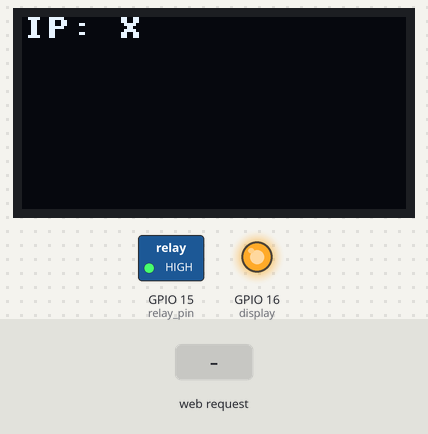
Simulated run of this program. Board: ESP8266 board running MicroPython. Shown: 128×64 one-colour display, switched loads named in the program (green lamp = pin HIGH), output pins drawn as LEDs (lit = HIGH). The inputs (shaded band) are chosen by the test bench. WiFi joins after 1.5 s; library files of the repository ran but are not shown: sh1106.py; what the program prints to the serial console is not drawn.

Above: at 2.9 s.
3.0 s: HTTP request GET /cmd?led=off received
At 3.9 s:
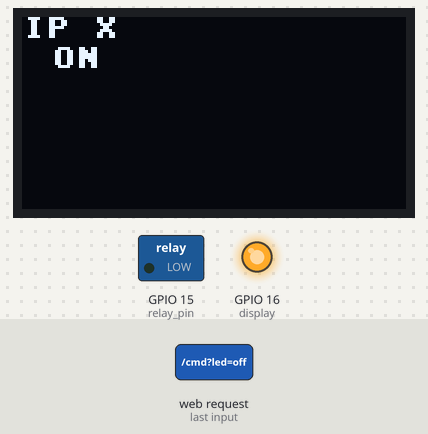
4.5 s: HTTP request GET /cmd?led=on received
At 5.1 s:
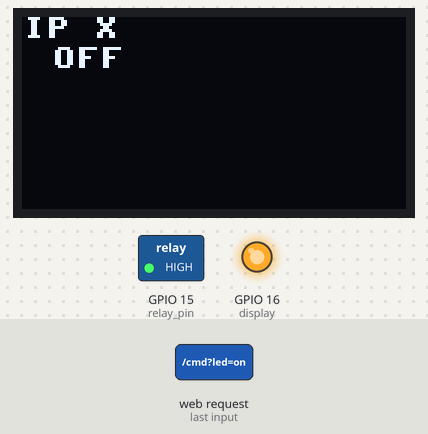
Timing chart, 0 to 7.5 s (numbered marks = the images above; inputs shaded):
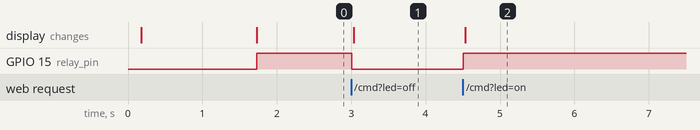

The program:

TestWebServer.py
```python
import ESP8266WebServer
import network
from machine import I2C, Pin
import sh1106


###############################
print("Before I2C")
i2c = I2C(sda=Pin(4), scl=Pin(5))
# i2c = I2C(0)
#
display = sh1106.SH1106_I2C(128, 64, i2c, Pin(16), 0x3c)
display.sleep(False)
display.invert(0)
#display.text('Hello, World!', 0, 0, 1)
#display.show()
print("After I2C")

# minicom -D /dev/cu.SLAB_USBtoUART -b 115200

ip = "X"
display.fill(0)
display.text("Connecting...", 0,0, 1)
display.show()

################################

# Wi-Fi configuration
STA_SSID = "SSID"
STA_PSK = "password"

# Disable AP interface
ap_if = network.WLAN(network.AP_IF)
if ap_if.active():
    ap_if.active(False)

# Connect to Wi-Fi if not connected
sta_if = network.WLAN(network.STA_IF)
if not ap_if.active():
    sta_if.active(True)
if not sta_if.isconnected():
    sta_if.connect(STA_SSID, STA_PSK)
    # Wait for connecting to Wi-Fi
    while not sta_if.isconnected():
        pass

# Show IP address
print("Server started @", sta_if.ifconfig()[0])

################################
display.fill(0)
display.text("IP: "+ip, 0,0, 1)
display.show()
################################


################################
relay_pin = Pin(15, Pin.OUT) # GPIO15 - D8 pin
# NOTE Had issues due to messing with Tx,RX pins and serial...
relay_pin.value(1) # High implies - relay is open/off

html = """<html><head> <title>Wifi Switch</title> <body> <h1>ESP Web Server</h1>
    <a href='/cmd?led=off'>Off</a><br/><a href='/cmd?led=on'>On</a><br>
    </body></html>"""

print("After Relay Pin setup")
################################


# Handler for path "/cmd?led=[on|off]"
def handleCmd(socket, args, method, contentType, content):
    print('in handleCmd')
    if 'led' in args:
        if args['led'] == 'on':
            handleSwitch(socket, args, method, contentType, content)
        elif args['led'] == 'off':
            handleSwitch(socket, args, method, contentType, content)
    else:
        ESP8266WebServer.err(socket, "400", "Bad Request")

# handler for path "/switch"
def handleSwitch(socket, args, method, contentType, content):
    print('in handleSwitch')
    if relay_pin.value() == 1:
        relay_pin.value(0) # active low / relay on
        display.fill(0)
        display.text("IP "+ip, 0,0, 1)
        display.text("ON", 10, 10, 1)
        display.show()
    else:
        relay_pin.value(1) # relay off
        display.fill(0)
        display.text("IP "+ip, 0,0, 1)
        display.text("OFF", 10, 10, 1)
        display.show()
    ESP8266WebServer.ok(
        socket,
        "200", "text/html",
        html)

# Start the server @ port 8899
# ESP8266WebServer.begin(8899)
ESP8266WebServer.begin() # use default 80 port

# Register handler for each path
# ESP8266WebServer.onPath("/", handleRoot)
ESP8266WebServer.onPath("/cmd", handleCmd)
ESP8266WebServer.onPath("/switch", handleSwitch)

# Setting the path to documents
ESP8266WebServer.setDocPath("/")

# Setting data for template
# ESP8266WebServer.setTplData(ledData)

try:
    while True:
        # Let server process requests
        ESP8266WebServer.handleClient()
except:
    ESP8266WebServer.close()
```

ESP8266WebServer.py
```python
"""A simple HTTP server that only accept GET request
It adopt the programming style of ESP8266WebServer
library in ESP8266 Arduino Core

From : https://github.com/codemee/ESP8266WebServer
"""

import network
import machine
import socket
import uselect
import os

server = socket.socket(socket.AF_INET, socket.SOCK_STREAM)
server.setsockopt(socket.SOL_SOCKET, socket.SO_REUSEADDR, 1)

# Use for checking a new client connection
poller = uselect.poll()
# Dict for registed handlers of all paths
handlers = {}
# Function of handler for request not found
notFoundHandler = None
# The path to the web documents on MicroPython filesystem
docPath = "/"
# Data for template
tplData = {}
# Max. POST/PUT-Data size
maxContentLength = 1024

# MIME types
mimeTypes = {
    ".css":"text/css",
    ".jpg":"image/jpg",
    ".png":"image/png",
}

def begin(port=80):
    """Function to start http server
    """
    global server, poller
    server.bind(('0.0.0.0', port))
    server.listen(1)
    # Register for checking new client connection
    poller.register(server, uselect.POLLIN)

def close():
    """Function to stop http server
    """
    poller.unregister(server)
    server.close()

def handleClient():
    """Check for new client connection and process the request
    """
    global server, poller
    # Note:don't call poll() with 0, that would randomly cause
    # reset with "Fatal exception 28(LoadProhibitedCause)" message
    res = poller.poll(1)
    if res:  # There's a new client connection
        (socket, sockaddr) = server.accept()
        socket.settimeout(0.02) # set timeout for readline to avoid blocking
        handle(socket)
        socket.close()

def __sendPage(socket, filePath):
    """Send the file as webpage to client
    """
    try:
        f = open(filePath, "rb")
        while True:
            data = f.read(64)
            if (data == b""):
                break
            socket.write(data)
        f.close()
    except Exception as e:
        print(e)


def err(socket, code, message):
    """Respong error meesage to client
    """
    socket.write("HTTP/1.1 " + code + " " + message + "\r\n")
    socket.write("Content-Type: text/html\r\n\r\n")
    socket.write("<h1>" + message + "</h1>")

def ok(socket, code, *args):
    """Response successful message or webpage to client
    """
    if len(args)==1:
        content_type = "text/plain"
        msg = args[0]
    elif len(args)==2:
        content_type = args[0]
        msg = args[1]
    else:
        raise TypeError("ok() takes 3 or 4 positional arguments but "+ str(len(args)+2) +" were given")
    socket.write("HTTP/1.1 " + code + " OK\r\n")
    socket.write("Content-Type: " + content_type + "\r\n\r\n")
#     if __fileExist(msg):
#         filePath = msg
#         __sendPage(socket, filePath)
#     else:
    socket.write(msg)

def __fileExist(path):
    """Check for file existence
    """
    print(path)
    try:
        stat = os.stat(path)
        # stat[0] bit 15 / 14 -> file/dir
        if stat[0] & 0x8000 == 0x8000: # file
            print("Found.")
            return True
        else:  # Dir
            return False
    except:
        print("Not Found.")
        return False

def __serveFile(socket, path):
    """Serves a file from the filesystem
    """
    filePath = path
    fileFound = True
    # find the file
    if not __fileExist(filePath):
        if not path.endswith("/"):
           fileFound = False
        else:
            filePath = path + "index.html"
            # find index.html in the path
            if not __fileExist(filePath):
                filePath = path + "index.p.html"
                # find index.p.html in the path
                if not __fileExist(filePath): # no default html file found
                    fileFound = False
    if not fileFound: # file or default html file specified in path not found
        if notFoundHandler:
            notFoundHandler(socket)
        else:
            err(socket, "404", "Not Found")
        return
    # Responds the header first
    socket.write("HTTP/1.1 200 OK\r\n")
    contentType = "text/html"
    for ext in mimeTypes:
        if filePath.endswith(ext):
            contentType = mimeTypes[ext]
    socket.write("Content-Type: " + contentType + "\r\n\r\n")
    # Responds the file content
    if filePath.endswith(".p.html"):
        f = open(filePath, "r")
        for l in f:
            socket.write(l.format(**tplData))
        f.close()
    else:
        __sendPage(socket, filePath)

def handle(socket):
    """Processing new GET request
    """
    global docPath, handlers
    try: # capture timeout for wainting a line
        currLine = str(socket.readline(), 'utf-8')
    except:
        currLine = "" # readline timeout (not a complete line)
    request = currLine.split(" ")
    if len(request) != 3: # Discarded if it's a bad header
        return
    (method, url, version) = request
    if "?" in url: # Check if there's query string?
        (path, query) = url.split("?", 2)
    else:
        (path, query) = (url, "")
    args = {}
    contentType = ""
    content = b""
    contentLength = 0
    print(path)

    if query: # Parsing the querying string
        argPairs = query.split("&")
        for argPair in argPairs:
            arg = argPair.split("=")
            args[arg[0]] = arg[1]

    while True: # Read until blank line after header
        header = socket.readline()
        print(header)
        if header.startswith(b"Content-Length"):
            (key, contentLengthStr) = str(header).split(" ")
            contentLength = int(contentLengthStr[0:-5])
            if (contentLength > maxContentLength):
                err(socket, "400", "Bad Request")
                return
        if (header.startswith(b"Content-Type")):
            (key, contentType) = str(header).split(" ")
            contentType = contentType[0:-5]
        if (header == b""):
            return
        if (header == b"\r\n" and contentLength > 0):
            while(len(content) < contentLength):
                content = content + socket.recv(contentLength)
                if (len(content) > maxContentLength):
                    err(socket, "400", "Bad Request")
                    return
            break
        elif header == b"\r\n":
            break

    # Check for supported HTTP version
    if version != "HTTP/1.0\r\n" and version != "HTTP/1.1\r\n":
        err(socket, "505", "Version Not Supported")
    elif (method != "GET" and method != "PUT" and method != "POST"):  # Only accept GET,PUT and POST request
        err(socket, "501", "Not Implemented")
    elif path in handlers: # Check for registered path
        print('checking registered paths for >'+path+'<')
        print(method)
        print(contentType)
        print(content)
        print('all')
        print(handlers[path])
        handlers[path](socket, args, method, contentType, content)
    elif not path.startswith(docPath): # Check for wrong path
        err(socket, "400", "Bad Request")
    else: # find file in the document path
        print('final else')
        filePath = path
        print("Serve File " + filePath)
        __serveFile(socket, filePath)


def onPath(path, handler):
    """Register handler for processing request of specified path
    """
    global handlers
    handlers[path] = handler

def onNotFound(handler):
    """Register handler for processing request of not found path
    """
    global notFoundHandler
    notFoundHandler = handler

def setDocPath(path):
    """Set the path to documents' directory
    """
    global docPath
    docPath = path

def setTplData(data):
    """Set data for template
    """
    global tplData
    tplData = data

def setMaxContentLength(max):
    """Set the maximum content lenpth for incomming data bodies
    """
    global maxContentLength
    maxContentLength = max
```

Measured:
- after the input at 3.0 s, GPIO 15 (relay_pin): HIGH → LOW at once; the display: changes at once (image 1)
- after the input at 4.5 s, GPIO 15 (relay_pin): LOW → HIGH at once; the display: changes at once (image 2)
